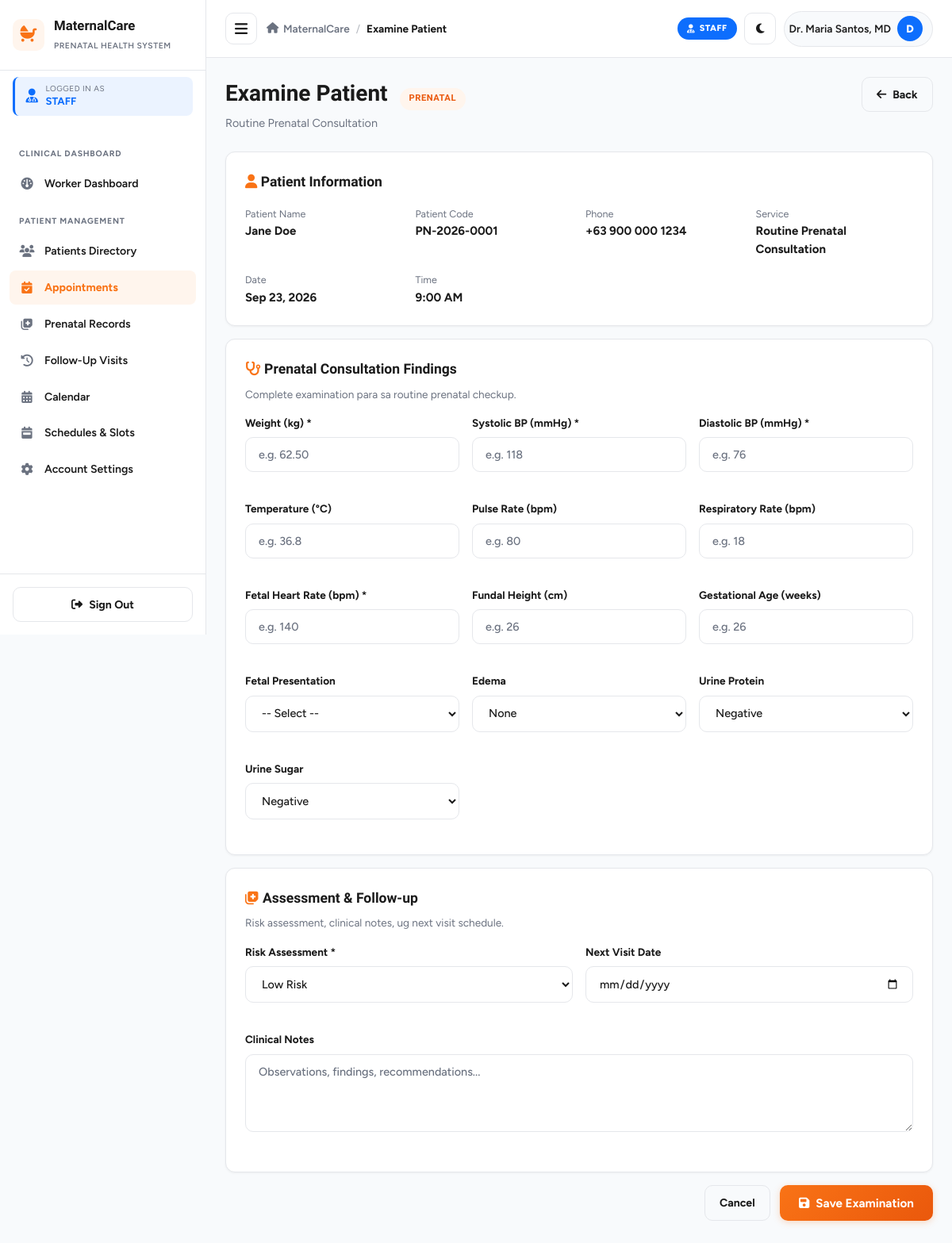
The page /worker/examine.php?id=1 (signed in) on the database its author committed.
### tables this page shows
CREATE TABLE IF NOT EXISTS `appointments` (
    `id` INT AUTO_INCREMENT PRIMARY KEY,
    `appointment_code` VARCHAR(20) NOT NULL UNIQUE,
    `patient_id` INT NOT NULL,
    `service_id` INT NOT NULL,
    `healthcare_worker_id` INT DEFAULT NULL,
    `appointment_date` DATE NOT NULL,
    `appointment_time` TIME NOT NULL,
    `status` ENUM('pending', 'confirmed', 'completed', 'cancelled', 'missed') NOT NULL DEFAULT 'pending',
    `notes` TEXT DEFAULT NULL,
    `room` VARCHAR(100) DEFAULT NULL,
    `worker_notified` TINYINT(1) NOT NULL DEFAULT 0,
    `worker_confirmed_at` DATETIME DEFAULT NULL,
    `created_at` TIMESTAMP DEFAULT CURRENT_TIMESTAMP,
    `updated_at` TIMESTAMP DEFAULT CURRENT_TIMESTAMP ON UPDATE CURRENT_TIMESTAMP,
    INDEX `idx_appt_date_service` (`appointment_date`, `service_id`, `status`),
    FOREIGN KEY (`patient_id`) REFERENCES `patients`(`id`) ON DELETE CASCADE,
    FOREIGN KEY (`service_id`) REFERENCES `services`(`id`) ON DELETE RESTRICT,
    FOREIGN KEY (`healthcare_worker_id`) REFERENCES `users`(`id`) ON DELETE SET NULL
);

CREATE TABLE IF NOT EXISTS `services` (
    `id` INT AUTO_INCREMENT PRIMARY KEY,
    `service_name` VARCHAR(100) NOT NULL,
    `description` TEXT DEFAULT NULL,
    `duration_minutes` INT NOT NULL DEFAULT 30,
    `max_daily_slots` INT NOT NULL DEFAULT 15,
    `is_active` TINYINT(1) NOT NULL DEFAULT 1,
    `created_at` TIMESTAMP DEFAULT CURRENT_TIMESTAMP
);

CREATE TABLE IF NOT EXISTS `users` (
    `id` INT AUTO_INCREMENT PRIMARY KEY,
    `username` VARCHAR(50) NOT NULL UNIQUE,
    `email` VARCHAR(100) NOT NULL UNIQUE,
    `password` VARCHAR(255) NOT NULL,
    `role` ENUM('patient', 'healthcare_worker', 'admin') NOT NULL DEFAULT 'patient',
    `full_name` VARCHAR(100) NOT NULL,
    `phone` VARCHAR(20) DEFAULT NULL,
    `status` ENUM('active', 'inactive', 'archived') NOT NULL DEFAULT 'active',
    `address` TEXT DEFAULT NULL,
    `avatar` VARCHAR(255) DEFAULT NULL,
    `room` VARCHAR(100) DEFAULT NULL,
    `deleted_at` TIMESTAMP NULL DEFAULT NULL,
    `created_at` TIMESTAMP DEFAULT CURRENT_TIMESTAMP,
    `updated_at` TIMESTAMP DEFAULT CURRENT_TIMESTAMP ON UPDATE CURRENT_TIMESTAMP
);

CREATE TABLE IF NOT EXISTS `patients` (
    `id` INT AUTO_INCREMENT PRIMARY KEY,
    `user_id` INT NOT NULL,
    `patient_code` VARCHAR(20) NOT NULL UNIQUE,
    `dob` DATE DEFAULT NULL,
    `address` TEXT DEFAULT NULL,
    `blood_type` VARCHAR(5) DEFAULT 'A+',
    `emergency_contact_name` VARCHAR(100) DEFAULT NULL,
    `emergency_contact_phone` VARCHAR(20) DEFAULT NULL,
    `lmp` DATE DEFAULT NULL,
    `edd` DATE DEFAULT NULL,
    `gravida` INT DEFAULT 1,
    `para` INT DEFAULT 0,
    `abortus` INT DEFAULT 0,
    `medical_history` TEXT DEFAULT NULL,
    `created_at` TIMESTAMP DEFAULT CURRENT_TIMESTAMP,
    FOREIGN KEY (`user_id`) REFERENCES `users`(`id`) ON DELETE CASCADE
);

### config/config.php (called while the page is built, shortened)
<?php
function sanitize($data) {
    return htmlspecialchars(trim((string)$data), ENT_QUOTES, 'UTF-8');
}
function formatDate($dateStr, $format = 'M d, Y') {
    return date($format, strtotime($dateStr));
}

### worker/examine.php (the view, shortened to what this page needs)
<?php
require_once __DIR__ . '/../config/config.php';
$appointmentId = (int)($_GET['id'] ?? 0);
try {
    $db = getDB();
    $stmt = $db->prepare("
        SELECT a.*, s.service_name, u.full_name as patient_name, u.phone as patient_phone,
               p.patient_code, p.id as patient_id, p.gravida, p.para, p.blood_type, p.dob, p.lmp,
               p.address, p.emergency_contact_name, p.emergency_contact_phone
        FROM appointments a
        JOIN patients p ON a.patient_id = p.id
        JOIN users u ON p.user_id = u.id
        JOIN services s ON a.service_id = s.id
        WHERE a.id = ?
    ");
    $stmt->execute([$appointmentId]);
    $appointment = $stmt->fetch();
    $serviceName = strtolower($appointment['service_name']);
    $isUltrasound = (
        strpos($serviceName, 'ultrasound') !== false ||
        strpos($serviceName, 'pelvic') !== false ||
        strpos($serviceName, '3d') !== false ||
        strpos($serviceName, 'sonograph') !== false
    );
    $isLab = (
        strpos($serviceName, 'lab') !== false ||
        strpos($serviceName, 'blood') !== false ||
        strpos($serviceName, 'urine') !== false ||
        strpos($serviceName, 'test') !== false
    );
    $isVaccine = (
        strpos($serviceName, 'tetanus') !== false ||
        strpos($serviceName, 'immunization') !== false ||
        strpos($serviceName, 'vaccine') !== false ||
        strpos($serviceName, 'toxoid') !== false
    );
    $isScreening = (
        strpos($serviceName, 'screening') !== false ||
        strpos($serviceName, 'high-risk') !== false ||
        strpos($serviceName, 'high risk') !== false
    );
    $isPostnatal = (
        strpos($serviceName, 'postnatal') !== false ||
        strpos($serviceName, 'family planning') !== false ||
        strpos($serviceName, 'postnatal') !== false
    );
    $isRoutine = !$isUltrasound && !$isLab && !$isVaccine && !$isScreening && !$isPostnatal;
} catch (Exception $e) {
    die("Error: " . $e->getMessage());
}
include __DIR__ . '/../includes/header.php';
?>
<div class="page-header">
    <div class="page-title">
        <h1>
            Examine Patient
            <?php if ($isRoutine): ?><span class="service-badge routine">Prenatal</span><?php endif; ?>
        </h1>
        <p><?php echo sanitize($appointment['service_name']); ?></p>
    </div>
    <div>
        <a href="appointments.php" class="btn btn-outline">
            <i class="fa-solid fa-arrow-left"></i> Back
        </a>
    </div>
</div>
<div class="dashboard-card" style="padding: 1.5rem; margin-bottom: 1rem;">
    <h3 style="margin-bottom: 1rem;"><i class="fa-solid fa-user text-primary"></i> Patient Information</h3>
    <div style="display:grid; grid-template-columns: repeat(auto-fit, minmax(180px, 1fr)); gap:1rem;">
        <div><small class="text-muted">Patient Name</small><p style="margin:0;"><strong><?php echo sanitize($appointment['patient_name']); ?></strong></p></div>
        <div><small class="text-muted">Patient Code</small><p style="margin:0;"><strong><?php echo sanitize($appointment['patient_code']); ?></strong></p></div>
        <div><small class="text-muted">Phone</small><p style="margin:0;"><strong><?php echo sanitize($appointment['patient_phone']); ?></strong></p></div>
        <div><small class="text-muted">Service</small><p style="margin:0;"><strong><?php echo sanitize($appointment['service_name']); ?></strong></p></div>
        <div><small class="text-muted">Date</small><p style="margin:0;"><strong><?php echo formatDate($appointment['appointment_date']); ?></strong></p></div>
        <div><small class="text-muted">Time</small><p style="margin:0;"><strong><?php echo date('g:i A', strtotime($appointment['appointment_time'])); ?></strong></p></div>
    </div>
</div>
<form method="POST" action="">
    <?php if ($isRoutine): ?>
    <div class="dashboard-card" style="padding: 1.5rem; margin-bottom: 1rem;">
        <h3 style="margin-bottom: 0.5rem;">
            <i class="fa-solid fa-stethoscope text-primary"></i> Prenatal Consultation Findings
        </h3>
        <p class="text-muted" style="font-size:0.85rem; margin-bottom:1rem;">
            Complete examination para sa routine prenatal checkup.
        </p>
        <div style="display:grid; grid-template-columns: repeat(auto-fit, minmax(200px, 1fr)); gap:1rem;">
            <div class="form-group">
                <label class="form-label">Weight (kg) <span class="text-danger">*</span></label>
                <input type="text" name="weight_kg" class="form-control" placeholder="e.g. 62.50" required>
            </div>
            <div class="form-group">
                <label class="form-label">Systolic BP (mmHg) <span class="text-danger">*</span></label>
                <input type="text" name="systolic_bp" class="form-control" placeholder="e.g. 118" required>
            </div>
            <div class="form-group">
                <label class="form-label">Diastolic BP (mmHg) <span class="text-danger">*</span></label>
                <input type="text" name="diastolic_bp" class="form-control" placeholder="e.g. 76" required>
            </div>
            <div class="form-group">
                <label class="form-label">Temperature (°C)</label>
                <input type="text" name="temperature" class="form-control" placeholder="e.g. 36.8">
            </div>
            <div class="form-group">
                <label class="form-label">Pulse Rate (bpm)</label>
                <input type="text" name="pulse_rate" class="form-control" placeholder="e.g. 80">
            </div>
            <div class="form-group">
                <label class="form-label">Respiratory Rate (bpm)</label>
                <input type="text" name="respiratory_rate" class="form-control" placeholder="e.g. 18">
            </div>
            <div class="form-group">
                <label class="form-label">Fetal Heart Rate (bpm) <span class="text-danger">*</span></label>
                <input type="text" name="fetal_heart_rate" class="form-control" placeholder="e.g. 140" required>
            </div>
            <div class="form-group">
                <label class="form-label">Fundal Height (cm)</label>
                <input type="text" name="fundal_height_cm" class="form-control" placeholder="e.g. 26">
            </div>
            <div class="form-group">
                <label class="form-label">Gestational Age (weeks)</label>
                <input type="number" name="gestational_age_weeks" class="form-control" placeholder="e.g. 26" min="1" max="45">
            </div>
            <div class="form-group">
                <label class="form-label">Fetal Presentation</label>
                <select name="fetal_presentation" class="form-control">
                    <option value="">-- Select --</option>
                </select>
            </div>
            <div class="form-group">
                <label class="form-label">Edema</label>
                <select name="edema" class="form-control">
                    <option value="none">None</option>
                </select>
            </div>
            <div class="form-group">
                <label class="form-label">Urine Protein</label>
                <select name="urine_protein" class="form-control">
                    <option value="Negative">Negative</option>
                </select>
            </div>
            <div class="form-group">
                <label class="form-label">Urine Sugar</label>
                <select name="urine_sugar" class="form-control">
                    <option value="Negative">Negative</option>
                </select>
            </div>
        </div>
    </div>
    <?php endif; ?>
    <div class="dashboard-card" style="padding: 1.5rem; margin-bottom: 1rem;">
        <h3 style="margin-bottom: 0.5rem;">
            <i class="fa-solid fa-notes-medical text-primary"></i> Assessment & Follow-up
        </h3>
        <p class="text-muted" style="font-size:0.85rem; margin-bottom:1rem;">
            Risk assessment, clinical notes, ug next visit schedule.
        </p>
        <div style="display:grid; grid-template-columns: repeat(auto-fit, minmax(200px, 1fr)); gap:1rem; margin-bottom:1rem;">
            <div class="form-group">
                <label class="form-label">Risk Assessment <span class="text-danger">*</span></label>
                <select name="risk_assessment" class="form-control" required>
                    <option value="low_risk" <?php echo $isScreening ? '' : 'selected'; ?>>Low Risk</option>
                </select>
            </div>
            <div class="form-group">
                <label class="form-label">Next Visit Date</label>
                <input type="date" name="next_visit_date" class="form-control" min="<?php echo date('Y-m-d'); ?>">
            </div>
        </div>
        <div class="form-group">
            <label class="form-label">Clinical Notes</label>
            <textarea name="clinical_notes" class="form-control" rows="4" placeholder="Observations, findings, recommendations..."></textarea>
        </div>
    </div>
    <div style="display:flex; gap:0.75rem; justify-content:flex-end; margin-bottom: 2rem;">
        <a href="appointments.php" class="btn btn-outline">Cancel</a>
        <button type="submit" class="btn btn-primary btn-lg">
            <i class="fa-solid fa-floppy-disk"></i> Save Examination
        </button>
    </div>
</form>
<?php include __DIR__ . '/../includes/footer.php'; ?>

### assets/css/style.css (style rules this page uses)
:root { --primary: #f97316; --primary-dark: #ea580c; --primary-light: #fff5ed; --success: #10b981; --warning: #f59e0b; --danger: #dc3545; --info: #0d6efd; --bg-body: #f8fafc; --surface: #ffffff; --text-dark: #1a1a1a; --text-muted: #6b7280; --border-color: #e5e7eb; --radius-sm: 8px; --radius-md: 12px; --radius-lg: 16px; --shadow-sm: 0 1px 3px rgba(0, 0, 0, 0.05); --shadow-md: 0 4px 12px rgba(0, 0, 0, 0.08); --shadow-lg: 0 10px 30px rgba(0, 0, 0, 0.12); --transition: all 0.25s ease; --sidebar-width: 260px; }
* { margin: 0; padding: 0; box-sizing: border-box; }
html, body { max-width: 100%; overflow-x: hidden; }
body { font-family: 'Figtree', -apple-system, BlinkMacSystemFont, 'Segoe UI', sans-serif; background: var(--bg-body); color: var(--text-dark); line-height: 1.5; font-size: 15px; transition: background 0.3s ease, color 0.3s ease; }
h1, h2, h3, h4, h5, h6 { font-family: 'Bricolage Grotesque', 'Figtree', sans-serif; font-weight: 700; color: var(--text-dark); }
a { color: inherit; text-decoration: none; }
.page-header { display: flex; justify-content: space-between; align-items: flex-start; gap: 1rem; margin-bottom: 1.5rem; flex-wrap: wrap; }
.page-header h1 { font-size: 1.75rem; margin-bottom: 0.35rem; }
.page-header p { color: var(--text-muted); font-size: 0.9rem; }
.dashboard-card { background: var(--surface); border: 1px solid var(--border-color); border-radius: var(--radius-md); padding: 1.5rem; box-shadow: var(--shadow-sm); transition: background 0.3s ease, border-color 0.3s ease; }
.form-group { margin-bottom: 1.25rem; }
.form-label { display: block; font-size: 0.85rem; font-weight: 700; color: var(--text-dark); margin-bottom: 0.5rem; }
.form-control { width: 100%; padding: 0.75rem 1rem; border: 1.5px solid var(--border-color); border-radius: 10px; background: var(--surface); color: var(--text-dark); font-family: inherit; font-size: 0.9rem; font-weight: 500; transition: var(--transition); outline: none; }
.form-control::placeholder { color: var(--text-muted); }
.btn { display: inline-flex; align-items: center; justify-content: center; gap: 0.5rem; padding: 0.65rem 1.15rem; border-radius: 10px; border: none; font-family: inherit; font-size: 0.88rem; font-weight: 700; cursor: pointer; transition: var(--transition); text-decoration: none; white-space: nowrap; }
.btn-primary { background: linear-gradient(135deg, #f97316 0%, #ea580c 100%); color: #fff; box-shadow: 0 2px 8px rgba(249, 115, 22, 0.25); }
.btn-outline { background: transparent; color: var(--text-dark); border: 1.5px solid var(--border-color); }
.btn-lg { padding: 0.85rem 1.5rem; font-size: 0.95rem; }
.text-muted { color: var(--text-muted); }
.text-primary { color: var(--primary); }

### worker/examine.php (style rules this page uses)
.service-badge { display: inline-flex; align-items: center; gap: 0.4rem; padding: 0.35rem 0.75rem; border-radius: 20px; font-size: 0.7rem; font-weight: 800; text-transform: uppercase; letter-spacing: 0.5px; margin-left: 0.5rem; }
.service-badge.routine { background: #fff5ed; color: #ea580c; }

### rows shown on the page
appointments: service.service_name "Routine Prenatal Consultation", users.full_name "Jane Doe", patient.patient_code "PN-2026-0001", users.phone "+63 900 000 1234", appointment_date "Sep 23, 2026", appointment_time "9:00 AM"
services: risk_assessment "Low Risk"

### other values the page prints
$role['label'] "STAFF"
$item['section'] "CLINICAL DASHBOARD"
$item['label'] "Worker Dashboard"
$item['section'] "PATIENT MANAGEMENT"
$item['label'] "Patients Directory"
$item['label'] "Appointments"
$item['label'] "Prenatal Records"
$item['label'] "Follow-Up Visits"
$item['label'] "Calendar"
$item['label'] "Schedules & Slots"
$item['label'] "Account Settings"
$pageTitle "Examine Patient"
$currentName "Dr. Maria Santos, MD"
$userInitial "D"
